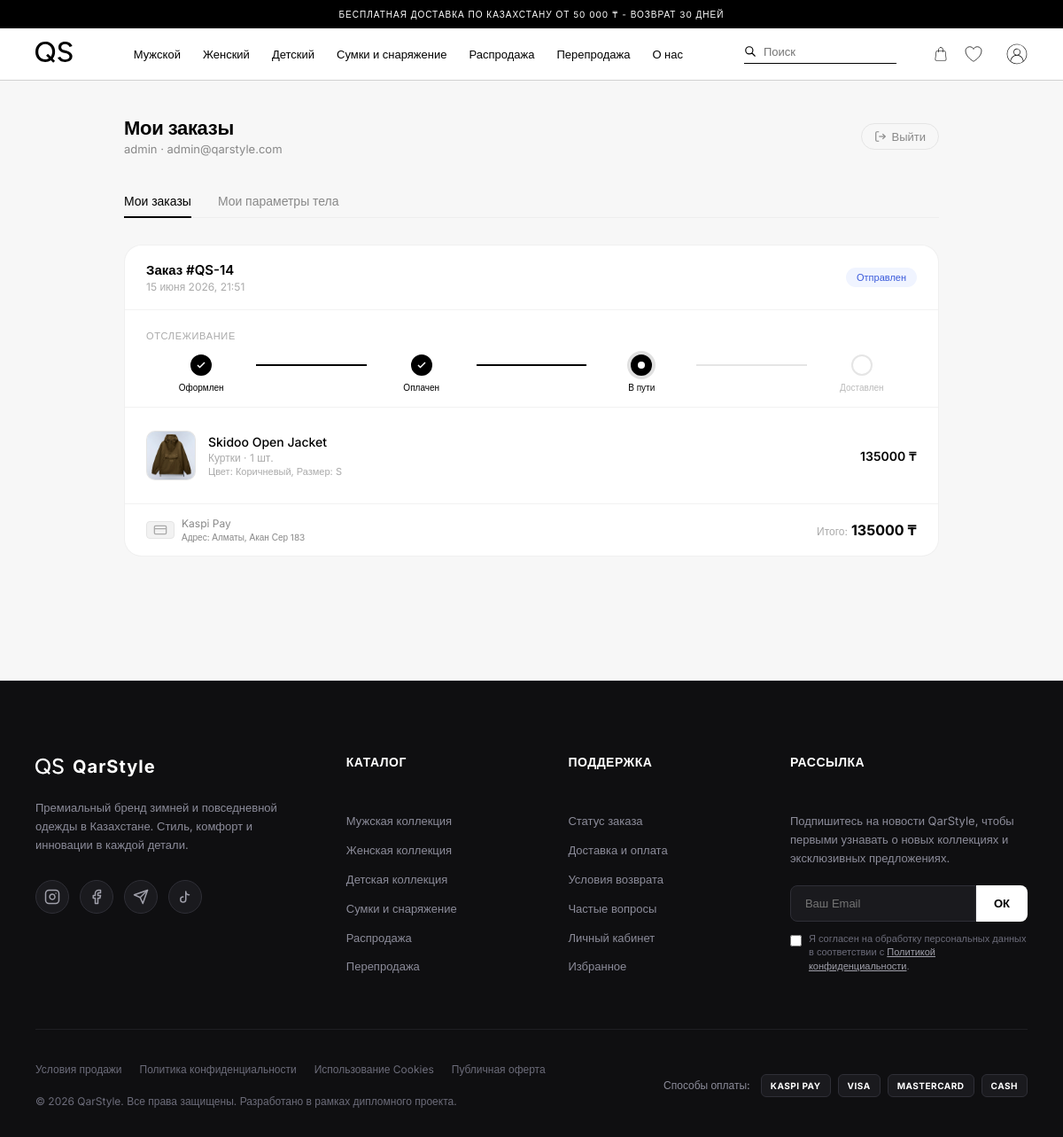
/profile/ (signed in), run on an earlier commit of the app's database.
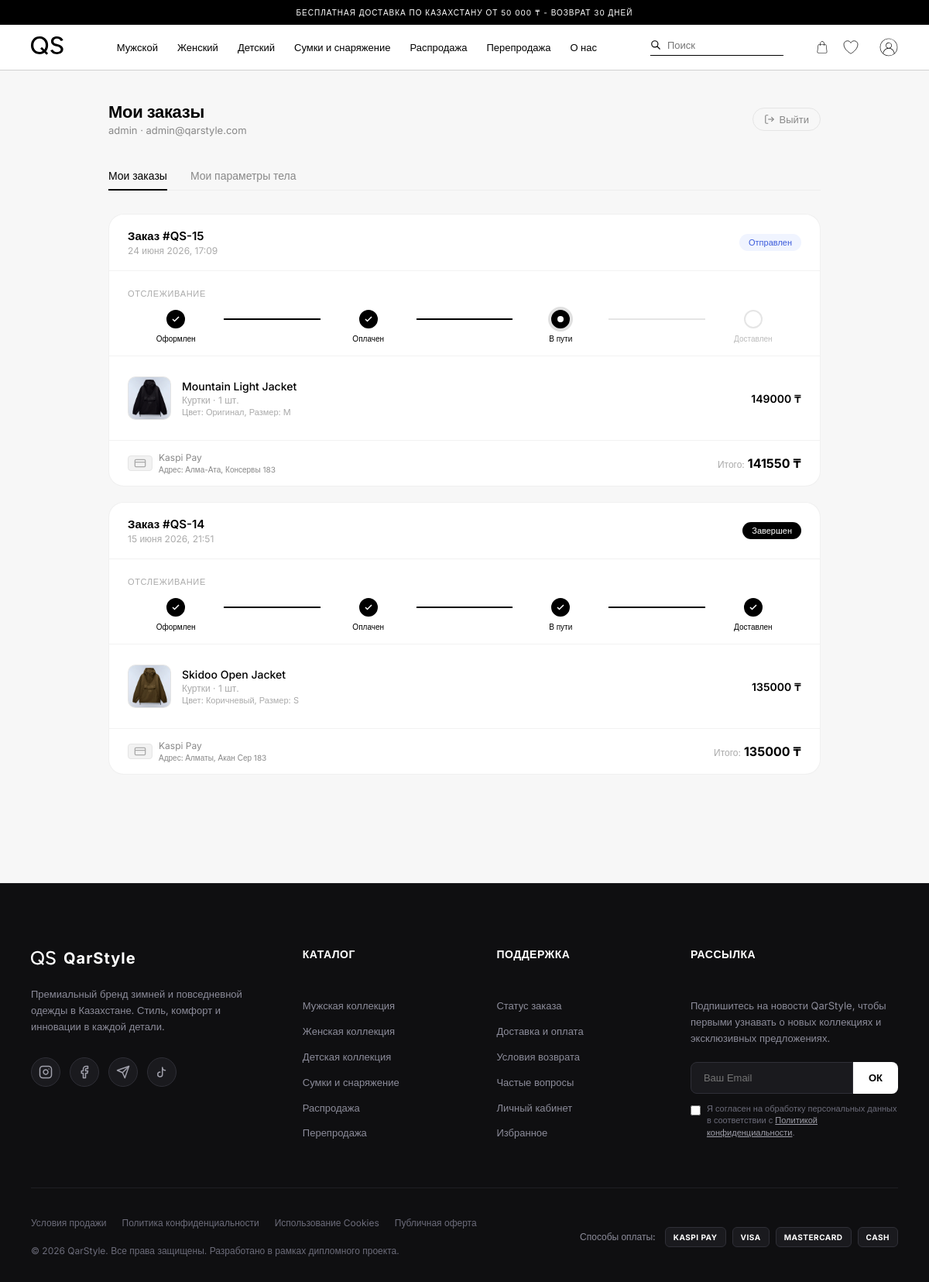
And on a later commit of the database.
### store/models.py (models this page shows, shortened)
class Order(models.Model):
    STATUS_CHOICES = (
        ('new', 'Новый'),
        ('paid', 'Оплачен'),
        ('shipped', 'Отправлен'),
        ('completed', 'Завершен'),
        ('cancelled', 'Отменен'),
    )
    promo_code = models.ForeignKey(PromoCode, on_delete=models.SET_NULL, null=True, blank=True, verbose_name="Примененный промокод")
    user = models.ForeignKey(User, on_delete=models.SET_NULL, null=True, blank=True, verbose_name="Пользователь")
    first_name = models.CharField(max_length=50, verbose_name="Имя")
    last_name = models.CharField(max_length=50, verbose_name="Фамилия")
    email = models.EmailField(verbose_name="Email")
    phone = models.CharField(max_length=20, verbose_name="Телефон")
    address = models.CharField(max_length=255, verbose_name="Адрес доставки")
    city = models.CharField(max_length=100, verbose_name="Город")
    created_at = models.DateTimeField(auto_now_add=True, verbose_name="Дата создания")
    updated_at = models.DateTimeField(auto_now=True, verbose_name="Дата обновления")
    status = models.CharField(max_length=20, choices=STATUS_CHOICES, default='new', verbose_name="Статус")
    PAYMENT_CHOICES = (
        ('kaspi', 'Kaspi Pay'),
        ('card', 'Банковская карта онлайн'),
        ('cash', 'Наличными курьеру'),
    )
    payment_method = models.CharField(max_length=20, choices=PAYMENT_CHOICES, default='kaspi', verbose_name="Способ оплаты")
    total_price = models.DecimalField(max_digits=12, decimal_places=0, default=0, verbose_name="Общая сумма (₸)")
    class Meta:
        verbose_name = "Заказ"
        verbose_name_plural = "Заказы"
        ordering = ('-created_at',)
    def update_status_if_needed(self):
        from django.utils import timezone
        import datetime
        if self.status in ['new', 'cancelled', 'completed']:
            return False  # Эти статусы не меняются автоматически
        now = timezone.now()
        time_passed = now - self.updated_at
        changed = False
        if self.status == 'paid' and time_passed > datetime.timedelta(minutes=2):
            self.status = 'shipped'
            changed = True
        elif self.status == 'shipped' and time_passed > datetime.timedelta(minutes=3):
            self.status = 'completed'
            changed = True
        if changed:
            self.save(update_fields=['status', 'updated_at'])
            return True
        return False

class OrderItem(models.Model):
    order = models.ForeignKey(Order, on_delete=models.CASCADE, related_name='items', verbose_name="Заказ")
    product = models.ForeignKey(Product, on_delete=models.CASCADE, verbose_name="Товар")
    price = models.DecimalField(max_digits=10, decimal_places=0, verbose_name="Цена на момент заказа")
    quantity = models.PositiveIntegerField(default=1, verbose_name="Количество")
    color_name = models.CharField(max_length=100, blank=True, default='', verbose_name="Цвет")
    size_name = models.CharField(max_length=50, blank=True, default='', verbose_name="Размер")
    class Meta:
        verbose_name = "Товар в заказе"
        verbose_name_plural = "Товары в заказе"

class Product(models.Model):
    department = models.ForeignKey(Department, on_delete=models.CASCADE, related_name='products', null=True, blank=True, verbose_name="Отдел")
    category = models.ForeignKey(Category, on_delete=models.CASCADE, related_name='products', verbose_name="Категория")
    name = models.CharField(max_length=200, verbose_name="Название")
    description = models.TextField(verbose_name="Описание", blank=True)
    price = models.DecimalField(max_digits=10, decimal_places=0, verbose_name="Цена (₸)")
    image = models.ImageField(upload_to='products/', verbose_name="Изображение", blank=True, null=True)
    original_color = models.ForeignKey(Color, on_delete=models.SET_NULL, null=True, blank=True, related_name='original_products', verbose_name="Цвет оригинала")
    available = models.BooleanField(default=True, verbose_name="В наличии")
    is_sale = models.BooleanField(default=False, verbose_name="Распродажа")
    is_resale = models.BooleanField(default=False, verbose_name="Перепродажа")
    class Meta:
        verbose_name = "Товар"
        verbose_name_plural = "Товары"

class Category(models.Model):
    name = models.CharField(max_length=100, verbose_name="Название")
    slug = models.SlugField(unique=True, verbose_name="URL-имя")
    class Meta:
        verbose_name = "Категория"
        verbose_name_plural = "Категории"

### store/views.py (the view)
# urls.py: path('profile/', views.profile, name='profile'),
@login_required(login_url='login')
def profile(request):
    from .forms import BodyProfileForm
    from .models import BodyProfile
    body_profile, created = BodyProfile.objects.get_or_create(user=request.user)
    if request.method == 'POST':
        if 'save_body_profile' in request.POST:
            form = BodyProfileForm(request.POST, instance=body_profile)
            if form.is_valid():
                form.save()
                messages.success(request, 'Параметры тела успешно сохранены!')
                return redirect('profile')
    else:
        form = BodyProfileForm(instance=body_profile)
    orders = Order.objects.filter(user=request.user).prefetch_related('items__product')
    for order in orders:
        order.update_status_if_needed()
    return render(request, 'store/profile.html', {
        'orders': orders,
        'body_form': form,
        'body_profile': body_profile
    })

### store/templates/store/profile.html (shortened to what this page needs)
{% load static %}
<!DOCTYPE html>
<html lang="ru">
<head>
  <link rel="stylesheet" href="{% static 'store/styles.css' %}?v=21">
</head>
<body>
  <div class="top-bar">
    БЕСПЛАТНАЯ ДОСТАВКА ПО КАЗАХСТАНУ ОТ 50 000 ₸ - ВОЗВРАТ 30 ДНЕЙ
  </div>
  <header class="header">
    <div class="header-left">
      <a href="{% url 'index' %}" class="logo">
        <img src="{% static 'store/QS.svg' %}" alt="QarStyle Logo">
      </a>
    </div>
    <nav class="nav-links" id="nav-links">
      <a href="{% url 'catalog' %}?department=mens">Мужской</a>
      <a href="{% url 'catalog' %}?department=womens">Женский</a>
      <a href="{% url 'catalog' %}?department=kids">Детский</a>
      <a href="{% url 'catalog' %}?department=bags-gear">Сумки и снаряжение</a>
      <a href="{% url 'catalog' %}?sale=1">Распродажа</a>
      <a href="{% url 'catalog' %}?resale=1">Перепродажа</a>
      <a href="{% url 'about' %}">О нас</a>
    </nav>
    <div class="header-right">
      <form class="search-bar" method="GET" action="{% url 'catalog' %}">
        <svg xmlns="http://www.w3.org/2000/svg" fill="none" viewBox="0 0 24 24" stroke="currentColor">
          <path stroke-linecap="round" stroke-linejoin="round" stroke-width="2" d="M21 21l-6-6m2-5a7 7 0 11-14 0 7 7 0 0114 0z" />
        </svg>
        <input type="text" name="q" placeholder="Поиск" required>
      </form>
      <div class="icons">
        <a href="{% url 'cart' %}" style="text-decoration: none; display: flex; align-items: center; position: relative;">
          <img src="{% static 'store/image-2_1.svg' %}" alt="Cart" style="cursor: pointer;">
        </a>
        <a href="{% url 'favorites' %}" class="header-fav-btn" aria-label="Избранное" style="text-decoration: none; display: flex; align-items: center; color: #000; position: relative;">
          <svg width="24" height="24" viewBox="0 0 24 24" fill="none" stroke="currentColor" stroke-width="0.75"><path d="M21 8.25c0-2.485-2.099-4.5-4.688-4.5-1.935 0-3.597 1.126-4.312 2.733-.715-1.607-2.377-2.733-4.313-2.733C5.1 3.75 3 5.765 3 8.25c0 7.22 9 12 9 12s9-4.78 9-12z"/></svg>
        </a>
        <a href="{% url 'profile' %}" style="text-decoration: none; display: flex; align-items: center; margin-left: 10px;">
          <img src="{% static 'store/free-icon-user-5617164.svg' %}" alt="User" style="cursor: pointer; width: 24px; height: 24px;">
        </a>
      </div>
    </div>
  </header>
  <main class="profile-wrap">
    <div class="profile-header">
      <div>
        <h1>Мои заказы</h1>
        <small>{{ request.user.first_name|default:request.user.username }} · {{ request.user.email }}</small>
      </div>
      <a href="{% url 'logout' %}" class="btn-logout">
        <svg width="14" height="14" viewBox="0 0 24 24" fill="none" stroke="currentColor" stroke-width="2"><path d="M9 21H5a2 2 0 01-2-2V5a2 2 0 012-2h4"/><polyline points="16,17 21,12 16,7"/><line x1="21" y1="12" x2="9" y2="12"/></svg>
        Выйти
      </a>
    </div>
    <div class="profile-tabs">
      <div class="profile-tab active" onclick="switchTab('orders')">Мои заказы</div>
      <div class="profile-tab" onclick="switchTab('body')">Мои параметры тела</div>
    </div>
    <div id="tab-orders" class="tab-content active">
      {% if orders %}
        {% for order in orders %}
        <div class="order-card">
          <div class="order-card-head">
            <div>
              <div class="order-id">Заказ #QS-{{ order.id }}</div>
              <div class="order-date">{{ order.created_at|date:"d E Y, H:i" }}</div>
            </div>
            <span class="order-status
              {% if order.status == 'new' %}status-new
              {% elif order.status == 'paid' %}status-paid
              {% elif order.status == 'shipped' %}status-shipped
              {% elif order.status == 'completed' %}status-completed
              {% elif order.status == 'cancelled' %}status-cancelled
              {% endif %}">
              {{ order.get_status_display }}
            </span>
          </div>
          {% if order.status != 'cancelled' %}
          <div class="tracking-wrap">
            <div class="tracking-label">Отслеживание</div>
            <div class="tracking-steps">
              <div class="step done">
                <div class="step-dot"><svg width="12" height="12" viewBox="0 0 24 24" fill="none" stroke="white" stroke-width="3"><polyline points="20,6 9,17 4,12"/></svg></div>
                <span class="step-label">Оформлен</span>
              </div>
              <div class="step-line {% if order.status == 'paid' or order.status == 'shipped' or order.status == 'completed' %}done{% endif %}"></div>
              <div class="step {% if order.status == 'paid' %}active{% elif order.status == 'shipped' or order.status == 'completed' %}done{% endif %}">
                <div class="step-dot"><svg width="12" height="12" viewBox="0 0 24 24" fill="none" stroke="white" stroke-width="3"><polyline points="20,6 9,17 4,12"/></svg></div>
                <span class="step-label">Оплачен</span>
              </div>
              <div class="step-line {% if order.status == 'shipped' or order.status == 'completed' %}done{% endif %}"></div>
              <div class="step {% if order.status == 'shipped' %}active{% elif order.status == 'completed' %}done{% endif %}">
                <div class="step-dot"><svg width="12" height="12" viewBox="0 0 24 24" fill="none" stroke="white" stroke-width="3"><polyline points="20,6 9,17 4,12"/></svg></div>
                <span class="step-label">В пути</span>
              </div>
              <div class="step-line {% if order.status == 'completed' %}done{% endif %}"></div>
              <div class="step {% if order.status == 'completed' %}done{% endif %}">
                <div class="step-dot"><svg width="12" height="12" viewBox="0 0 24 24" fill="none" stroke="white" stroke-width="3"><polyline points="20,6 9,17 4,12"/></svg></div>
                <span class="step-label">Доставлен</span>
              </div>
            </div>
          </div>
          {% endif %}
          <div class="order-items">
            {% for item in order.items.all %}
            <div class="order-item">
              {% if item.product.image %}
              <img src="{{ item.product.image.url }}" alt="{{ item.product.name }}" class="item-img" />
              {% else %}
              <div class="item-img-placeholder">
                <svg width="22" height="22" viewBox="0 0 24 24" fill="none" stroke="#ccc" stroke-width="1.5">
                  <rect x="3" y="3" width="18" height="18" rx="2"/><circle cx="8.5" cy="8.5" r="1.5"/><polyline points="21,15 16,10 5,21"/>
                </svg>
              </div>
              {% endif %}
              <div class="item-info">
                <div class="item-name">{{ item.product.name }}</div>
                <div class="item-meta">
                  {{ item.product.category.name }} · {{ item.quantity }} шт.<br>
                  <span style="font-size: 11px;">Цвет: {{ item.color_name|default:"Оригинал" }}, Размер: {{ item.size_name|default:"Не указан" }}</span>
                </div>
              </div>
              <div class="item-price">{{ item.price|floatformat:"0" }} ₸</div>
            </div>
            {% endfor %}
          </div>
          <div class="order-footer">
            <div class="pay-method">
              <div class="pay-icon">
                <svg width="16" height="16" viewBox="0 0 24 24" fill="none" stroke="#aaa" stroke-width="2"><rect x="2" y="5" width="20" height="14" rx="2"/><line x1="2" y1="10" x2="22" y2="10"/></svg>
              </div>
              <span>
                  {{ order.get_payment_method_display }}<br>
                  <small style="color:#888;">Адрес: {{ order.city }}, {{ order.address }}</small>
              </span>
            </div>
            <div class="order-actions" style="display: flex; align-items: center; gap: 15px;">
              <div class="order-total" style="text-align: right;">
                  <small>Итого:</small>{{ order.total_price|floatformat:"0" }} ₸
              </div>
            </div>
          </div>
        </div>
        {% endfor %}
      {% endif %}
    </div>
  </main>
  {% include 'store/footer.html' %}
</body>
</html>

What changed in the data, as far as the page shows it:
added Order: id "15", created_at "24 июня 2026, 17:09", status "Отправлен", shows "ОТСЛЕЖИВАНИЕ", payment_method "Kaspi Pay", city "Алма-Ата", address "Консервы 183", total_price "141550"
added OrderItem: product.image (picture), product.name "Mountain Light Jacket", product.category.name "Куртки", quantity "1", color_name "Оригинал", size_name "M", price "149000", shown under "15"
changed Order "Алматы": status "Отправлен" → "Завершен"
